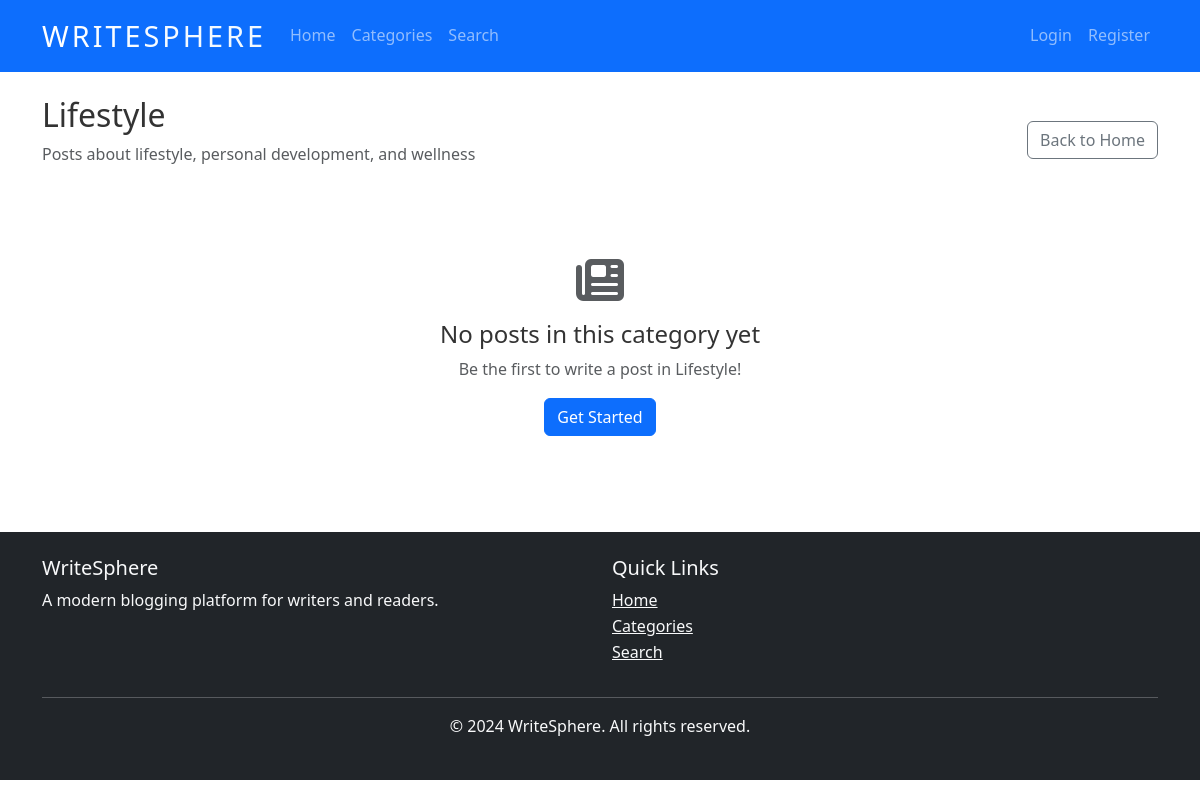
The app's page /category/lifestyle/ with its own data.
### blog/models.py (models this page shows, shortened)
class Category(models.Model):
    name = models.CharField(max_length=100, unique=True)
    slug = models.SlugField(max_length=100, unique=True, blank=True)
    description = models.TextField(blank=True)
    created_at = models.DateTimeField(auto_now_add=True)
    class Meta:
        verbose_name_plural = "Categories"
        ordering = ['name']

### blog/views.py (the view)
# urls.py: path('category/<slug:slug>/', views.CategoryDetailView.as_view(), name='category_detail'),
class CategoryDetailView(DetailView):
    model = Category
    template_name = 'blog/category_detail.html'
    context_object_name = 'category'
    slug_field = 'slug'
    slug_url_kwarg = 'slug'
    def get_context_data(self, **kwargs):
        context = super().get_context_data(**kwargs)
        category = self.get_object()
        context['posts'] = category.posts.filter(status='published').select_related('author')
        return context

### templates/blog/category_detail.html (shortened to what this page needs)
{% extends 'base.html' %}
{% block content %}
<div class="d-flex justify-content-between align-items-center mb-4">
    <div>
        <h2>{{ category.name }}</h2>
        {% if category.description %}
        <p class="text-muted">{{ category.description }}</p>
        {% endif %}
    </div>
    <a href="{% url 'blog:home' %}" class="btn btn-outline-secondary">Back to Home</a>
</div>
{% if posts %}
    <p class="text-muted">{{ posts|length }} post{{ posts|length|pluralize }} in this category</p>
    {% for post in posts %}
    <article class="card post-card mb-4">
        {% if post.cover_image %}
        <img src="{{ post.cover_image.url }}" class="card-img-top" alt="{{ post.title }}" style="height: 200px; object-fit: cover;">
        {% endif %}
        <div class="card-body">
            <div class="d-flex justify-content-between align-items-start mb-2">
                <h3 class="card-title">
                    <a href="{{ post.get_absolute_url }}" class="post-title">{{ post.title }}</a>
                </h3>
                {% if post.featured %}
                <span class="badge bg-warning text-dark">Featured</span>
                {% endif %}
            </div>
            <div class="author-info">
                {% if post.author.profile_picture %}
                <img src="{{ post.author.profile_picture.url }}" alt="{{ post.author.username }}" class="author-avatar">
                {% else %}
                <div class="author-avatar bg-secondary d-flex align-items-center justify-content-center">
                    <i class="fas fa-user text-white"></i>
                </div>
                {% endif %}
                <div>
                    <strong>{{ post.author.get_full_name|default:post.author.username }}</strong>
                    <br>
                    <small class="text-muted">{{ post.created_at|date:"F d, Y" }}</small>
                </div>
            </div>
            <p class="card-text">{{ post.excerpt }}</p>
            {% if post.tags.all %}
            <div class="mb-3">
                {% for tag in post.tags.all %}
                <a href="{% url 'blog:tag_detail' tag.slug %}" class="tag">{{ tag.name }}</a>
                {% endfor %}
            </div>
            {% endif %}
            <div class="d-flex justify-content-between align-items-center">
                <div class="post-meta">
                    <small>
                        <i class="fas fa-eye"></i> {{ post.views_count }} views
                        <span class="mx-2">|</span>
                        <i class="fas fa-heart"></i> {{ post.likes.count }}
                        <span class="mx-2">|</span>
                        <i class="fas fa-comment"></i> {{ post.comments.count }}
                    </small>
                </div>
                <div class="reading-time">
                    <small><i class="fas fa-clock"></i> {{ post.reading_time }} min read</small>
                </div>
            </div>
        </div>
    </article>
    {% endfor %}
{% else %}
    <div class="text-center py-5">
        <i class="fas fa-newspaper fa-3x text-muted mb-3"></i>
        <h4>No posts in this category yet</h4>
        <p class="text-muted">Be the first to write a post in {{ category.name }}!</p>
        {% if user.is_authenticated %}
        <a href="{% url 'blog:post_create' %}" class="btn btn-primary">Write a Post</a>
        {% else %}
        <a href="{% url 'users:register' %}" class="btn btn-primary">Get Started</a>
        {% endif %}
    </div>
{% endif %}
{% endblock %}

### static/css/style.css (style rules this page uses)
body { font-family: 'Segoe UI', Tahoma, Geneva, Verdana, sans-serif; line-height: 1.6; color: #333; }

### records on screen
Category: name "Lifestyle", description "Posts about lifestyle, personal development, and wellness"
